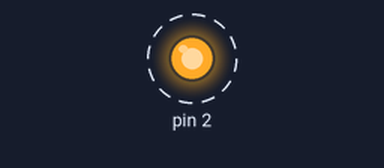
Recording of a sketch running on a simulated Arduino Uno, built with avr-gcc and run on an emulated ATmega328P. Shown: output pins drawn as LEDs (lit = HIGH). Dashed ring = blinking.

Above: at 0.08 s.
Timing chart, 0 to 3.0 s (numbered marks = the images above):
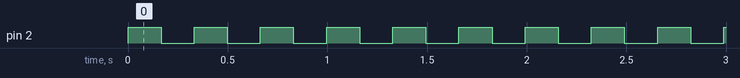

Measured:
- by itself, pin 2: alternates HIGH for 0.17 s and LOW for 0.17 s

The sketch:

self_test.ino
```cpp
void setup()
{
  Serial.begin(9600);
  pinMode(2, OUTPUT);
  light();
}

void loop()
{
}

void light()
{
  int i = 255;
  while(1)
  {
    analogWrite(2, i);
    i = ((i == 0)?255 : 0);
    delay(166);
  }
}
```
